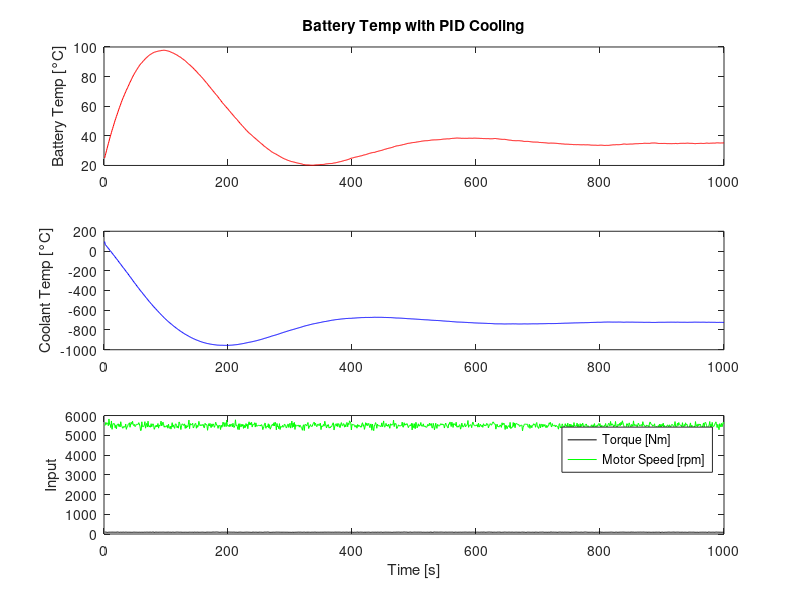

This chart was generated by the following MATLAB code:
% Parameters
N = 1000;
dt = 1; % Time step [s]

% Motor dynamics (synthetic input)
ambient_temp = 25 * ones(N,1);                  
torque = 90 + 5 * randn(N,1);                  
motor_speed = 5500 + 100 * randn(N,1);       

% Target battery temperature
T_target = 35;

% Battery thermal model parameters
p.alpha = 0.001;     % Heat gen from torque
p.beta = 0.00005;    % Heat gen from speed
p.gamma = 0.01;      % Heat loss to ambient
p.C_batt = 1000;     % Heat capacity
p.R_batt = 0.5;      % Thermal resistance batt–coolant

% PID parameters (tune these)
Kp = 5;
Ki = 0.1;
Kd = 2;

% Initial conditions
battery_temp = zeros(N,1);
coolant_temp = zeros(N,1);
battery_temp(1) = ambient_temp(1);
coolant_temp(1) = ambient_temp(1);

% PID state
error_sum = 0;
prev_error = 0;

% Simulate
for t = 1:N-1
    % === PID Controller ===
    error = T_target - battery_temp(t);
    error_sum = error_sum + error * dt;
    d_error = (error - prev_error) / dt;
    prev_error = error;

    % PID output controls coolant temperature
    coolant_temp(t) = ambient_temp(t) + Kp * error + Ki * error_sum + Kd * d_error;

    % Heat generation
    Q_gen = p.alpha * torque(t)^2 + p.beta * motor_speed(t)^2;

    % Battery thermal dynamics
    dT = (1/p.C_batt) * ( ...
         (coolant_temp(t) - battery_temp(t))/p.R_batt + ...
          Q_gen - ...
          p.gamma * (battery_temp(t) - ambient_temp(t)) );

    % Integrate
    battery_temp(t+1) = battery_temp(t) + dt * dT;
end

% Last coolant temp
coolant_temp(end) = coolant_temp(end-1);

% Plot results
figure;
subplot(3,1,1);
plot(battery_temp, 'r'); ylabel('Battery Temp [°C]');
title('Battery Temp with PID Cooling');

subplot(3,1,2);
plot(coolant_temp, 'b'); ylabel('Coolant Temp [°C]');

subplot(3,1,3);
plot(torque, 'k'); hold on; plot(motor_speed, 'g');
legend('Torque [Nm]', 'Motor Speed [rpm]'); ylabel('Input'); xlabel('Time [s]');
